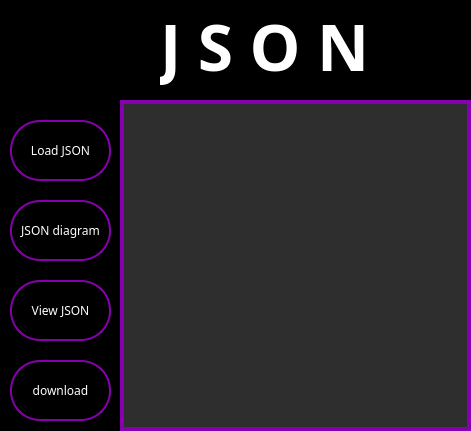
<?xml version="1.0" encoding="UTF-8"?>
<ui version="4.0">
 <class>MainWindow</class>
 <widget class="QMainWindow" name="MainWindow">
  <property name="geometry">
   <rect>
    <x>0</x>
    <y>0</y>
    <width>471</width>
    <height>431</height>
   </rect>
  </property>
  <property name="windowTitle">
   <string>MainWindow</string>
  </property>
  <property name="styleSheet">
   <string notr="true">background-color: #2e2e2e;</string>
  </property>
  <widget class="QWidget" name="centralwidget">
   <widget class="QFrame" name="frame">
    <property name="geometry">
     <rect>
      <x>0</x>
      <y>0</y>
      <width>121</width>
      <height>531</height>
     </rect>
    </property>
    <property name="styleSheet">
     <string notr="true">background-color: #000000;
</string>
    </property>
    <property name="frameShape">
     <enum>QFrame::StyledPanel</enum>
    </property>
    <property name="frameShadow">
     <enum>QFrame::Raised</enum>
    </property>
    <widget class="QPushButton" name="openFile">
     <property name="geometry">
      <rect>
       <x>10</x>
       <y>120</y>
       <width>101</width>
       <height>61</height>
      </rect>
     </property>
     <property name="font">
      <font>
       <family>mr_ApexMk3</family>
       <pointsize>9</pointsize>
       <weight>50</weight>
       <bold>false</bold>
      </font>
     </property>
     <property name="styleSheet">
      <string notr="true">QPushButton {
	background-color: #000000;
	border: 2px solid #8600ad;
	border-radius: 30;
	color: white;
}

QPushButton:pressed {
	background-color: #8600ad;
}</string>
     </property>
     <property name="text">
      <string>Load JSON</string>
     </property>
    </widget>
    <widget class="QPushButton" name="openDiagram">
     <property name="geometry">
      <rect>
       <x>10</x>
       <y>200</y>
       <width>101</width>
       <height>61</height>
      </rect>
     </property>
     <property name="font">
      <font>
       <family>mr_ApexMk3</family>
       <pointsize>9</pointsize>
       <weight>50</weight>
       <bold>false</bold>
      </font>
     </property>
     <property name="styleSheet">
      <string notr="true">QPushButton {
	background-color: #000000;
	border: 2px solid #8600ad;
	border-radius: 30;
	color: white;
}

QPushButton:pressed {
	background-color: #8600ad;
}</string>
     </property>
     <property name="text">
      <string>JSON diagram</string>
     </property>
    </widget>
    <widget class="QPushButton" name="viewFile">
     <property name="geometry">
      <rect>
       <x>10</x>
       <y>280</y>
       <width>101</width>
       <height>61</height>
      </rect>
     </property>
     <property name="font">
      <font>
       <family>mr_ApexMk3</family>
       <pointsize>9</pointsize>
      </font>
     </property>
     <property name="styleSheet">
      <string notr="true">QPushButton {
	background-color: #000000;
	border: 2px solid #8600ad;
	border-radius: 30;
	color: white;
}

QPushButton:pressed {
	background-color: #8600ad;
}</string>
     </property>
     <property name="text">
      <string>View JSON</string>
     </property>
    </widget>
    <widget class="QPushButton" name="downloadFile">
     <property name="geometry">
      <rect>
       <x>10</x>
       <y>360</y>
       <width>101</width>
       <height>61</height>
      </rect>
     </property>
     <property name="font">
      <font>
       <family>mr_ApexMk3</family>
       <pointsize>9</pointsize>
      </font>
     </property>
     <property name="styleSheet">
      <string notr="true">QPushButton {
	background-color: #000000;
	border: 2px solid #8600ad;
	border-radius: 30;
	color: white;
}

QPushButton:pressed {
	background-color: #8600ad;
}</string>
     </property>
     <property name="text">
      <string>download</string>
     </property>
    </widget>
   </widget>
   <widget class="QFrame" name="frame_2">
    <property name="geometry">
     <rect>
      <x>0</x>
      <y>0</y>
      <width>511</width>
      <height>101</height>
     </rect>
    </property>
    <property name="styleSheet">
     <string notr="true">background-color: #000000;
</string>
    </property>
    <property name="frameShape">
     <enum>QFrame::StyledPanel</enum>
    </property>
    <property name="frameShadow">
     <enum>QFrame::Raised</enum>
    </property>
    <widget class="QLabel" name="text_json">
     <property name="geometry">
      <rect>
       <x>160</x>
       <y>0</y>
       <width>251</width>
       <height>91</height>
      </rect>
     </property>
     <property name="font">
      <font>
       <family>Rockwell Extra Bold</family>
       <pointsize>48</pointsize>
       <weight>75</weight>
       <bold>true</bold>
      </font>
     </property>
     <property name="styleSheet">
      <string notr="true">color: white;</string>
     </property>
     <property name="text">
      <string>J S O N</string>
     </property>
    </widget>
    <widget class="QLabel" name="picJson">
     <property name="geometry">
      <rect>
       <x>30</x>
       <y>20</y>
       <width>71</width>
       <height>71</height>
      </rect>
     </property>
     <property name="text">
      <string/>
     </property>
     <property name="pixmap">
      <pixmap>1.png</pixmap>
     </property>
     <property name="scaledContents">
      <bool>true</bool>
     </property>
    </widget>
   </widget>
   <widget class="QLabel" name="diagram_">
    <property name="geometry">
     <rect>
      <x>120</x>
      <y>100</y>
      <width>351</width>
      <height>331</height>
     </rect>
    </property>
    <property name="styleSheet">
     <string notr="true">border: 4px solid #8600ad;
</string>
    </property>
    <property name="text">
     <string/>
    </property>
   </widget>
  </widget>
 </widget>
 <resources/>
 <connections/>
</ui>
